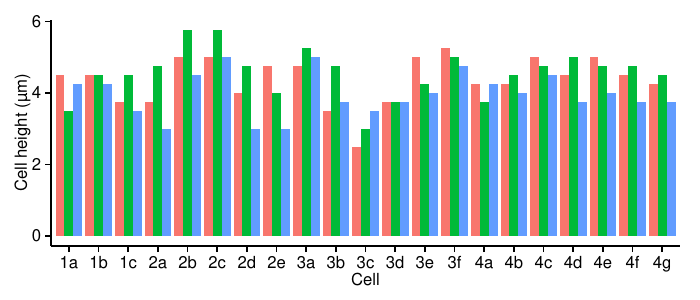

Reproduce this figure in R.
library(ggplot2)
library(reshape)

heights <- read.delim('~/Dropbox/densitypaper/SupplementaryFigures/FixationAndVolume/Heights_All.txt',
                    header=T, stringsAsFactors=F)

numericcols <- c('EtOH_Height','Fixed_Height','Live_Height');


for (col in numericcols){
  heights[[col]] <- as.numeric(heights[[col]])
}

heightmelt <- melt(heights,id.var='Classifier')

heightmelt$variable <- factor(heightmelt$variable, levels = c('Live_Height','Fixed_Height','EtOH_Height'))

pdf('~/Dropbox/densitypaper/SupplementaryFigures/FixationAndVolume/Height.pdf',width=7,height=3)
ggplot(heightmelt, aes(x=Classifier,y=value*.25,fill=variable)) +
  geom_bar(stat='identity',position="dodge") +
  theme_classic() +
  xlab('Cell') + ylab('Cell height (µm)') +
  theme(axis.title=element_text(size="12"), axis.text=element_text(size='12'),
        legend.position='none')
dev.off()
